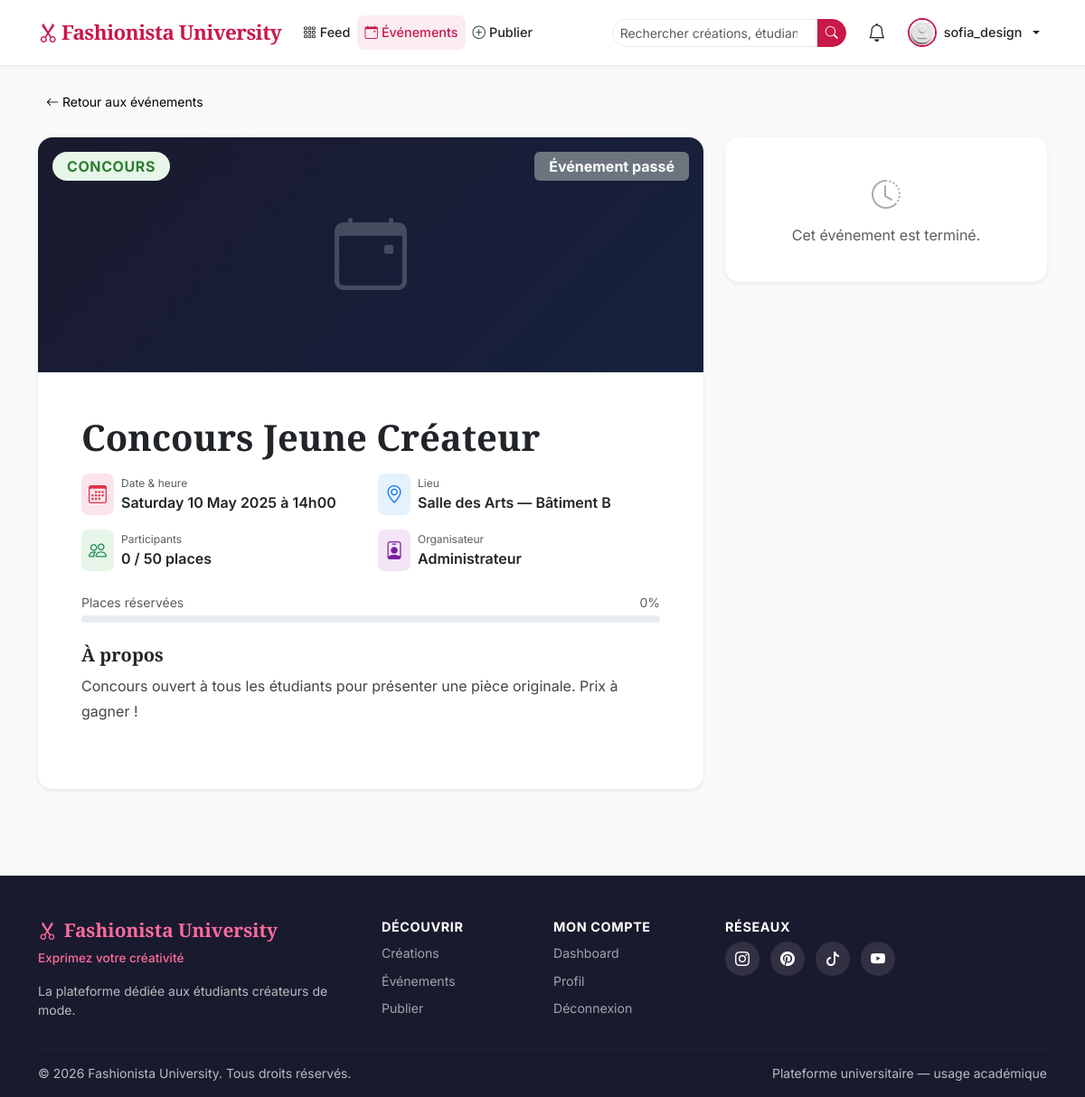
/event_detail.php?id=2 (signed in), run on the app's committed database.
### tables this page shows
CREATE TABLE `users` (
  `id`           INT(11)      NOT NULL AUTO_INCREMENT,
  `username`     VARCHAR(50)  NOT NULL UNIQUE,
  `full_name`    VARCHAR(100) NOT NULL,
  `email`        VARCHAR(150) NOT NULL UNIQUE,
  `password`     VARCHAR(255) NOT NULL,
  `bio`          TEXT,
  `avatar`       VARCHAR(255) DEFAULT 'default_avatar.png',
  `role`         ENUM('student','admin') DEFAULT 'student',
  `created_at`   DATETIME     DEFAULT CURRENT_TIMESTAMP,
  `updated_at`   DATETIME     DEFAULT CURRENT_TIMESTAMP ON UPDATE CURRENT_TIMESTAMP,
  PRIMARY KEY (`id`),
  KEY `idx_email` (`email`),
  KEY `idx_username` (`username`)
);

CREATE TABLE `events` (
  `id`           INT(11)      NOT NULL AUTO_INCREMENT,
  `title`        VARCHAR(200) NOT NULL,
  `description`  TEXT,
  `image`        VARCHAR(255) DEFAULT 'default_event.png',
  `location`     VARCHAR(255),
  `event_date`   DATETIME     NOT NULL,
  `type`         ENUM('défilé','concours','atelier','exposition','autre') DEFAULT 'autre',
  `max_participants` INT(11)  DEFAULT NULL,
  `created_by`   INT(11)      NOT NULL,
  `created_at`   DATETIME     DEFAULT CURRENT_TIMESTAMP,
  PRIMARY KEY (`id`),
  KEY `fk_event_creator` (`created_by`),
  CONSTRAINT `fk_event_creator` FOREIGN KEY (`created_by`) REFERENCES `users` (`id`) ON DELETE CASCADE
);

### includes/auth.php (called while the page is built, shortened)
<?php
function isLoggedIn(): bool {
    return isset($_SESSION['user_id']) && !empty($_SESSION['user_id']);
}
function currentUserId(): ?int {
    return isset($_SESSION['user_id']) ? (int)$_SESSION['user_id'] : null;
}
function currentUser(): ?array {
    static $user = null;
    if ($user === null) {
        $db   = getDB();
        $stmt = $db->prepare('SELECT * FROM users WHERE id = ?');
        $stmt->execute([currentUserId()]);
        $user = $stmt->fetch() ?: null;
    }
    return $user;
}

### includes/functions.php (called while the page is built, shortened)
<?php
function h(string $str): string {
    return htmlspecialchars($str, ENT_QUOTES | ENT_HTML5, 'UTF-8');
}
function avatarUrl(array $user): string {
    return SITE_URL . '/assets/images/default_avatar.jpg';
}

### config/database.php (called while the page is built, shortened)
<?php
function getDB(): PDO {
    static $pdo = null;
    if ($pdo === null) {
        $dsn = 'mysql:host=' . DB_HOST . ';dbname=' . DB_NAME . ';charset=' . DB_CHARSET;
        $options = [
            PDO::ATTR_ERRMODE            => PDO::ERRMODE_EXCEPTION,
            PDO::ATTR_DEFAULT_FETCH_MODE => PDO::FETCH_ASSOC,
            PDO::ATTR_EMULATE_PREPARES   => false,
        ];
        try {
            $pdo = new PDO($dsn, DB_USER, DB_PASS, $options);
        } catch (PDOException $e) {
            die(json_encode(['error' => 'Connexion à la base de données impossible.']));
        }
    }
    return $pdo;
}

### models/Event.php (called while the page is built, shortened)
<?php
class Event {
    private PDO $db;
    public function __construct() {
        $this->db = getDB();
    }
    public function findById(int $id): ?array {
        $stmt = $this->db->prepare(
            'SELECT e.*,
                    u.username AS creator_name, u.full_name AS creator_fullname,
                    (SELECT COUNT(*) FROM event_participants WHERE event_id = e.id) AS participant_count
             FROM events e
             JOIN users u ON e.created_by = u.id
             WHERE e.id = ?'
        );
        $stmt->execute([$id]);
        return $stmt->fetch() ?: null;
    }
}

### event_detail.php (the view, shortened to what this page needs)
<?php
require_once __DIR__ . '/includes/auth.php';
require_once __DIR__ . '/includes/functions.php';
require_once __DIR__ . '/models/Event.php';
$eventId    = (int)($_GET['id'] ?? 0);
$eventModel = new Event();
$event      = $eventModel->findById($eventId);
$isParticipating = isLoggedIn() ? $eventModel->isParticipating($eventId, currentUserId()) : false;
$isPast         = strtotime($event['event_date']) < time();
$isFull         = $event['max_participants'] && $event['participant_count'] >= $event['max_participants'];
$activePage = 'events';
require_once __DIR__ . '/includes/header.php';
?>
<a href="<?= SITE_URL ?>/events.php"
   class="btn btn-light btn-sm rounded-pill mb-4">
  <i class="bi bi-arrow-left me-1"></i>Retour aux événements
</a>
<div class="row g-4">
  <div class="col-lg-8">
    <div class="card border-0 shadow-sm rounded-4 overflow-hidden mb-4">
      <div class="position-relative" style="height:260px; background: linear-gradient(135deg,#1a1a2e,#16213e)">
        <div class="d-flex align-items-center justify-content-center h-100">
          <i class="bi bi-calendar-event" style="font-size:5rem; color:rgba(255,255,255,.2)"></i>
        </div>
        <div class="position-absolute top-0 start-0 m-3">
          <span class="badge badge-event-<?= h($event['type']) ?> event-type-badge fs-6 px-3 py-2">
            <?= ucfirst(h($event['type'])) ?>
          </span>
        </div>
        <?php if ($isPast): ?>
          <div class="position-absolute top-0 end-0 m-3">
            <span class="badge bg-secondary fs-6 px-3 py-2">Événement passé</span>
          </div>
        <?php endif; ?>
      </div>
      <div class="card-body p-4 p-md-5">
        <h1 class="mb-3"><?= h($event['title']) ?></h1>
        <div class="row g-3 mb-4">
          <div class="col-sm-6">
            <div class="d-flex gap-2 align-items-center">
              <div class="rounded-3 p-2" style="background:#fce4ec;">
                <i class="bi bi-calendar3 text-danger fs-5"></i>
              </div>
              <div>
                <div class="text-muted" style="font-size:.75rem">Date & heure</div>
                <div class="fw-semibold">
                  <?= date('l d F Y', strtotime($event['event_date'])) ?>
                  à <?= date('H\hi', strtotime($event['event_date'])) ?>
                </div>
              </div>
            </div>
          </div>
          <?php if (!empty($event['location'])): ?>
            <div class="col-sm-6">
              <div class="d-flex gap-2 align-items-center">
                <div class="rounded-3 p-2" style="background:#e3f2fd;">
                  <i class="bi bi-geo-alt text-primary fs-5"></i>
                </div>
                <div>
                  <div class="text-muted" style="font-size:.75rem">Lieu</div>
                  <div class="fw-semibold"><?= h($event['location']) ?></div>
                </div>
              </div>
            </div>
          <?php endif; ?>
          <div class="col-sm-6">
            <div class="d-flex gap-2 align-items-center">
              <div class="rounded-3 p-2" style="background:#e8f5e9;">
                <i class="bi bi-people text-success fs-5"></i>
              </div>
              <div>
                <div class="text-muted" style="font-size:.75rem">Participants</div>
                <div class="fw-semibold">
                  <span class="participants-count" data-event-id="<?= (int)$event['id'] ?>">
                    <?= (int)$event['participant_count'] ?>
                  </span>
                  <?php if ($event['max_participants']): ?>
                    / <?= (int)$event['max_participants'] ?> places
                  <?php else: ?>
                    inscrits
                  <?php endif; ?>
                </div>
              </div>
            </div>
          </div>
          <div class="col-sm-6">
            <div class="d-flex gap-2 align-items-center">
              <div class="rounded-3 p-2" style="background:#f3e5f5;">
                <i class="bi bi-person-badge text-purple fs-5" style="color:#7b1fa2"></i>
              </div>
              <div>
                <div class="text-muted" style="font-size:.75rem">Organisateur</div>
                <div class="fw-semibold"><?= h($event['creator_fullname'] ?? $event['creator_name']) ?></div>
              </div>
            </div>
          </div>
        </div>
        <?php if ($event['max_participants']): ?>
          <?php $pct = min(100, round(($event['participant_count'] / $event['max_participants']) * 100)); ?>
          <div class="mb-4">
            <div class="d-flex justify-content-between small text-muted mb-1">
              <span>Places réservées</span>
              <span><?= $pct ?>%</span>
            </div>
            <div class="progress" style="height:8px; border-radius:4px">
            </div>
          </div>
        <?php endif; ?>
        <?php if (!empty($event['description'])): ?>
          <div class="mb-4">
            <h5 class="fw-bold mb-2">À propos</h5>
            <div style="line-height:1.75; color:#444;">
              <?= nl2br(h($event['description'])) ?>
            </div>
          </div>
        <?php endif; ?>
      </div>
    </div>
  </div>
  <div class="col-lg-4">
    <div class="card border-0 shadow-sm rounded-4 mb-4 sticky-top" style="top:80px;">
      <div class="card-body p-4">
        <?php if (!$isPast): ?>
          <h5 class="fw-bold mb-3">
            <i class="bi bi-ticket-perforated text-danger me-2"></i>Inscription
          </h5>
          <?php if (isLoggedIn()): ?>
            <?php if ($isParticipating): ?>
              <div class="alert alert-success rounded-3 mb-3">
                <i class="bi bi-check-circle-fill me-2"></i>
                Vous êtes inscrit(e) à cet événement !
              </div>
            <?php endif; ?>
            <button class="btn btn-participate w-100 py-2 mb-2
                    <?= $isParticipating ? 'btn-success' : ($isFull ? 'btn-secondary disabled' : 'btn-fashion') ?>"
                    data-event-id="<?= (int)$event['id'] ?>"
                    <?= $isFull && !$isParticipating ? 'disabled' : '' ?>>
              <?php if ($isFull && !$isParticipating): ?>
                <i class="bi bi-x-circle me-2"></i>Complet
              <?php elseif ($isParticipating): ?>
                <i class="bi bi-check-circle-fill me-2"></i>Inscrit(e) — Annuler
              <?php else: ?>
                <i class="bi bi-plus-circle me-2"></i>Je participe !
              <?php endif; ?>
            </button>
          <?php else: ?>
            <p class="text-muted small mb-3">Connectez-vous pour vous inscrire à cet événement.</p>
            <a href="<?= SITE_URL ?>/login.php?redirect=<?= urlencode($_SERVER['REQUEST_URI']) ?>"
               class="btn btn-fashion w-100">
              <i class="bi bi-box-arrow-in-right me-2"></i>Se connecter
            </a>
          <?php endif; ?>
          <div class="text-center text-muted small mt-2">
            <i class="bi bi-clock me-1"></i>
            Dans <?= timeAgo($event['event_date']) ?>
          </div>
        <?php else: ?>
          <div class="text-center py-3 text-muted">
            <i class="bi bi-clock-history fs-2 mb-2 d-block opacity-50"></i>
            <p class="mb-0">Cet événement est terminé.</p>
          </div>
        <?php endif; ?>
      </div>
    </div>
  </div>
</div>
<?php require_once __DIR__ . '/includes/footer.php'; ?>

### includes/header.php (shortened to what this page needs)
<?php
$currentUser = currentUser();
$activePage  = $activePage ?? '';
?>
<!DOCTYPE html>
<html lang="fr">
<head>
  <link rel="stylesheet" href="https://cdn.jsdelivr.net/npm/bootstrap@5.3.3/dist/css/bootstrap.min.css">
  <link rel="stylesheet" href="https://cdn.jsdelivr.net/npm/bootstrap-icons@1.11.3/font/bootstrap-icons.css">
  <link rel="stylesheet" href="<?= SITE_URL ?>/assets/css/style.css?v=<?= filemtime(__DIR__ . '/../assets/css/style.css') ?>">
</head>
<body>
<nav class="navbar navbar-expand-lg navbar-fashion sticky-top">
  <div class="container">
    <a class="navbar-brand" href="<?= SITE_URL ?>/index.php">
      <i class="bi bi-scissors me-1"></i><?= SITE_NAME ?>
    </a>
    <div class="collapse navbar-collapse" id="mainNav">
      <ul class="navbar-nav me-auto mb-2 mb-lg-0">
        <li class="nav-item">
          <a class="nav-link <?= $activePage === 'feed' ? 'active' : '' ?>"
             href="<?= SITE_URL ?>/index.php">
            <i class="bi bi-grid-3x3-gap me-1"></i>Feed
          </a>
        </li>
        <li class="nav-item">
          <a class="nav-link <?= $activePage === 'events' ? 'active' : '' ?>"
             href="<?= SITE_URL ?>/events.php">
            <i class="bi bi-calendar-event me-1"></i>Événements
          </a>
        </li>
        <?php if (isLoggedIn()): ?>
        <li class="nav-item">
          <a class="nav-link <?= $activePage === 'create' ? 'active' : '' ?>"
             href="<?= SITE_URL ?>/create_post.php">
            <i class="bi bi-plus-circle me-1"></i>Publier
          </a>
        </li>
        <?php endif; ?>
      </ul>
      <form class="d-flex me-3 search-form" action="<?= SITE_URL ?>/search.php" method="GET" role="search">
        <div class="input-group input-group-sm">
          <input class="form-control search-input" type="search" name="q"
                 placeholder="Rechercher créations, étudiants…"
                 value="<?= h($_GET['q'] ?? '') ?>">
          <button class="btn btn-search" type="submit"><i class="bi bi-search"></i></button>
        </div>
      </form>
      <ul class="navbar-nav align-items-center">
        <?php if (isLoggedIn() && $currentUser): ?>
          <li class="nav-item me-2 d-none d-lg-block">
            <a class="nav-link position-relative" href="<?= SITE_URL ?>/notifications.php">
              <i class="bi bi-bell fs-5"></i>
            </a>
          </li>
          <li class="nav-item dropdown">
            <a class="nav-link dropdown-toggle d-flex align-items-center gap-2 user-menu"
               href="#" data-bs-toggle="dropdown">
              <img src="<?= avatarUrl($currentUser) ?>"
                   alt="Avatar" class="nav-avatar">
              <span class="d-none d-lg-inline"><?= h($currentUser['username']) ?></span>
            </a>
          </li>
        <?php endif; ?>
      </ul>
    </div>
  </div>
</nav>
<main class="main-content">
  <div class="container py-4">

### assets/css/style.css (style rules this page uses)
:root { --clr-primary: #c9184a; --clr-primary-dk: #a01037; --clr-secondary: #ff6b9d; --clr-accent: #ffd166; --clr-dark: #1a1a2e; --clr-dark-2: #16213e; --clr-surface: #ffffff; --clr-surface-2: #f8f9fa; --clr-border: #e9ecef; --clr-text: #212529; --clr-muted: #6c757d; --font-heading: 'Playfair Display', serif; --font-body: 'Inter', sans-serif; --radius-sm: 8px; --radius-md: 16px; --radius-lg: 24px; --radius-xl: 32px; --shadow-sm: 0 1px 4px rgba(0,0,0,.06); --shadow-md: 0 4px 20px rgba(0,0,0,.1); --shadow-lg: 0 8px 40px rgba(0,0,0,.15); --transition: .25s ease; }
*, *::before, *::after { box-sizing: border-box; }
body { font-family: var(--font-body); color: var(--clr-text); background: var(--clr-surface-2); min-height: 100vh; overflow-x: hidden; }
h1, h2, h3, h4, h5 { font-family: var(--font-heading); font-weight: 700; }
a { color: var(--clr-primary); text-decoration: none; }
img { max-width: 100%; object-fit: cover; }
.container, .container-fluid { width: 100%; }
.navbar-fashion { background: rgba(255,255,255,.95); backdrop-filter: blur(12px); border-bottom: 1px solid var(--clr-border); padding: .75rem 0; box-shadow: var(--shadow-sm); }
.navbar-brand { font-family: var(--font-heading); font-size: 1.4rem; font-weight: 700; color: var(--clr-primary) !important; letter-spacing: -.5px; }
.navbar-fashion .nav-link { color: var(--clr-text) !important; font-weight: 500; font-size: .9rem; padding: .5rem .85rem; border-radius: var(--radius-sm); transition: background var(--transition), color var(--transition); }
.navbar-fashion .nav-link:hover, .navbar-fashion .nav-link.active { background: rgba(201,24,74,.08); color: var(--clr-primary) !important; }
.search-input { border-radius: var(--radius-xl) 0 0 var(--radius-xl) !important; border-color: var(--clr-border); font-size: .85rem; width: 220px; }
.btn-search { border-radius: 0 var(--radius-xl) var(--radius-xl) 0 !important; background: var(--clr-primary); color: #fff; border: 1px solid var(--clr-primary); }
.nav-avatar { width: 32px; height: 32px; border-radius: 50%; object-fit: cover; border: 2px solid var(--clr-primary); }
.user-menu { gap: .5rem; }
.main-content { min-height: calc(100vh - 140px); }
.event-type-badge { font-size: .72rem; font-weight: 700; text-transform: uppercase; letter-spacing: .6px; padding: .25rem .6rem; border-radius: var(--radius-xl); }
.badge-event-concours { background:#e8f5e9; color:#2e7d32; }
.form-control { border-radius: var(--radius-sm); border: 1.5px solid var(--clr-border); padding: .6rem .9rem; font-size: .9rem; transition: border-color var(--transition), box-shadow var(--transition); }

### data on the page
users: username "sofia_design"
events: type "CONCOURS", title "Concours Jeune Créateur", event_date "Saturday 10 May 2025", event_date "14h00", location "Salle des Arts — Bâtiment B", max_participants "50", created_by.full_name "Administrateur", description "Concours ouvert à tous les étudiants pour présenter une pièce originale. Prix à gagner !"

### other printed values
SITE_NAME "Fashionista University"
$event['participant_count'] "0"
$pct "0"
SITE_TAGLINE "Exprimez votre créativité"
